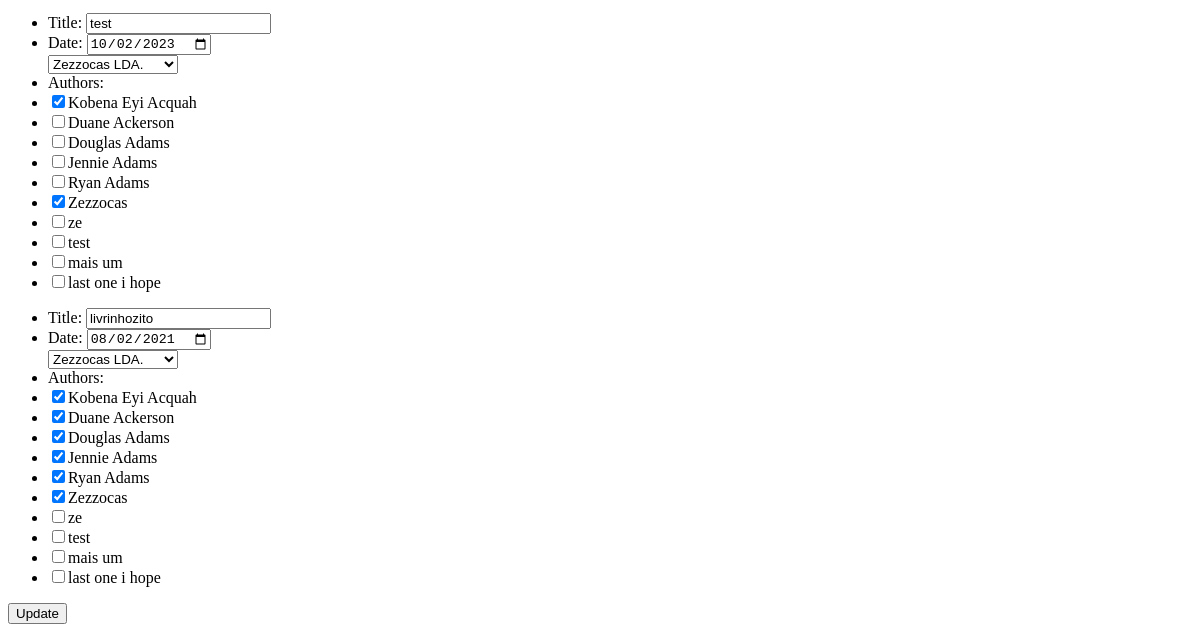
The page /updateBook/ (lower part) on the database as committed earlier.
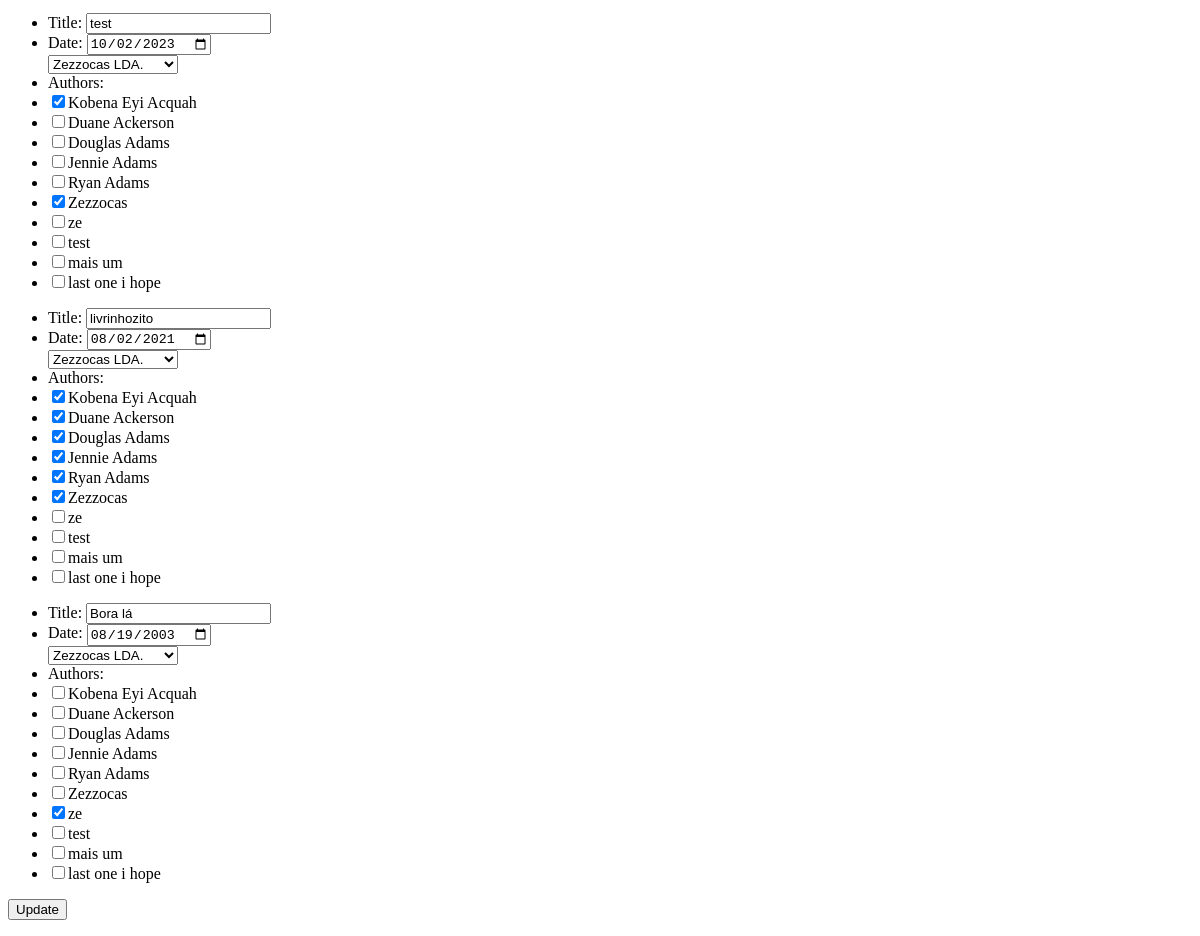
The same page on the database as committed later.
### app/models.py (models this page shows, shortened)
class Book(models.Model):
    title = models.CharField(max_length=100)
    date = models.DateField()
    authors = models.ManyToManyField(Author)
    publisher = models.ForeignKey(Publisher, on_delete=models.CASCADE)

class Author(models.Model):
    name = models.CharField(max_length=70)
    email = models.EmailField()

### app/views.py (the view, shortened to what this page needs)
# urls.py: path('updateBook/', views.updateBook, name='updateBook'),
def updateBook(request):
    if request.method == 'GET':
        return render(request, 'updateBook.html', {'books': Book.objects.all(), 'publishers': Publisher.objects.all(), 'authors': Author.objects.all()})

### app/templates/updateBook.html (shortened to what this page needs)
{% block content %}
    <form action="." method="post">
        {% for book in books %}
            <ul>
                <li>Title: <input type="text" name="title___{{ book.id }}" value="{{ book.title }}"></li>
                <li>Date: <input type="date" name="date___{{ book.id }}" value="{{ book.date|date:"Y-m-d" }}"></li>
                <select name="publisher___{{ book.id }}">
                    {% for publisher in publishers %}
                        {% if publisher.id == book.publisher.id %}
                            <option value="{{ publisher.id }}" selected>{{ publisher.name }}</option>
                        {% else %}
                            <option value="{{ publisher.id }}">{{ publisher.name }}</option>
                        {% endif %}
                    {% endfor %}
                </select>
                <li>Authors:</li>
                {% for author in authors %}
                    {% if author in book.authors.all %}
                        <li><input type="checkbox" name="authors___{{ book.id }}___{{ author.id }}" value="{{ author.id }}" checked>{{ author.name }}</li>
                    {% else %}
                        <li><input type="checkbox" name="authors___{{ book.id }}___{{ author.id }}" value="{{ author.id }}">{{ author.name }}</li>
                    {% endif %}
                {% endfor %}
            </ul>
        {% endfor %}
        <input type="submit" value="Update">
    </form>
{% endblock %}

Rows that differ between the two databases and show on the page:
added Book: title "Bora lá", date "08/19/2003", Author (name "Kobena Eyi Acquah"), Author (name "Duane Ackerson"), Author (name "Douglas Adams"), Author (name "Jennie Adams"), Author (name "Ryan Adams"), Author (name "Zezzocas"), Author (name "ze"), Author (name "test"), Author (name "mais um"), Author (name "last one i hope")
